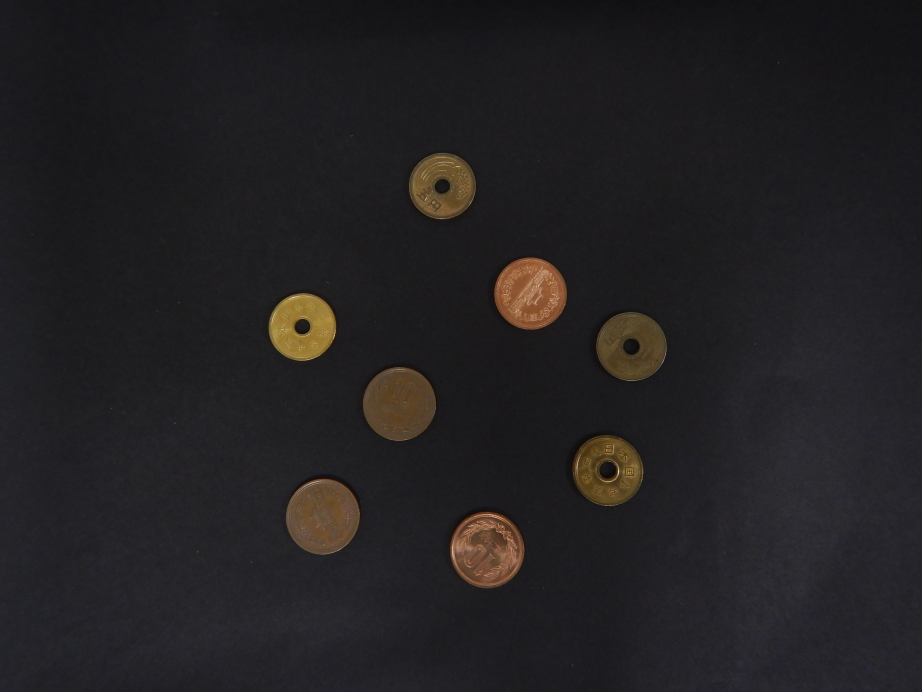
#> input picture Photos-001/kadai_02.JPG, 4608 x 3456 px, given in place of 5_5.jpg, which was not available (shown at 1/5 size)
$ python ex1_3.py
#> lines starting #> are read from the running program, lines starting #| are printed output that depends on the picture; after the words box and inside, x2 and y2 are one past the last pixel; in counts of white or black regions, pixels touching at a corner belong together; pictures that were not available may be replaced by others from this repository, and a replacement may not be noted
### python/ex1.py
#cd C:\Users\toneg\coin\opencv
#python ex1.py
import cv2
import math
import numpy as np
# [34 lines left out: function main, not called in this run]

def save(img,filename):
    cv2.imwrite(f'{filename}.jpg', img)#保存

def resise1(img):
    i = 2
    x=400*i
    y=300*i
    img=cv2.resize(img,(x,y))
    return img

def maxdevisor(a,b):
    divisor = math.gcd(a,b)
    print(f'{a}と{b}の最大公約数 = {divisor}')

def imgshow(img,a):
    img = resise1(img)
    cv2.imshow(f'{a}',img)#winname,mat


# [2 lines that do not run on import are left out]

### python/ex1_3.py
import cv2
import ex1

# 8ビット1チャンネルのグレースケールとして画像を読み込む
img = cv2.imread("kadai_1/5_5.jpg", cv2.IMREAD_GRAYSCALE)
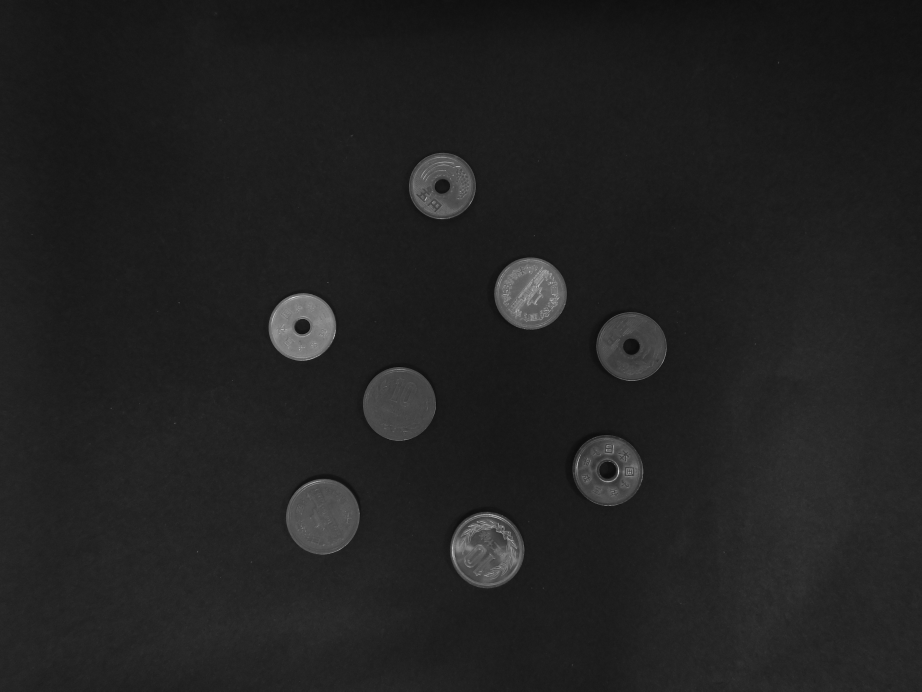
#> img: shape (3456, 4608) (shown at 1/5 size); min 6, max 249, mean 33.4

contours, hierarchy = cv2.findContours(img, cv2.RETR_TREE, cv2.CHAIN_APPROX_SIMPLE )
#> contours = [[[0, 0], [0, 3455], [4607, 3455], [4607, 0]]]

# 画像表示用に入力画像をカラーデータに変換する
img_disp = cv2.cvtColor(img, cv2.COLOR_GRAY2BGR)

# 全ての輪郭を描画
cv2.drawContours(img_disp, contours, -1, (0, 0, 255), 2)

# 輪郭の点の描画
for contour in contours:
    for point in contour:
        cv2.circle(img_disp, point[0], 3, (0, 255, 0), -1)
#> this loop made 1 pass
#> contour on pass 1: [[0, 0], [0, 3455], [4607, 3455], [4607, 0]]

ex1.save(img_disp,f'kadai_1/rinkaku')
ex1.imgshow(img_disp, "img")#表示
#> in resise1, `img=cv2.resize(img,(x,y))`:
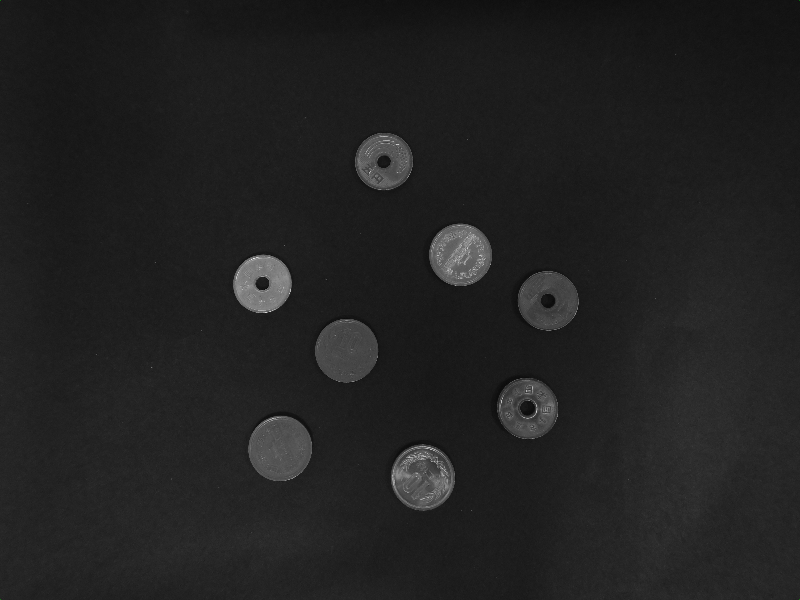
#> img: shape (600, 800, 3); mean of channels 0, 1, 2 33.3, 33.3, 33.3; drawn as B, G, R
# キー入力待ち(ここで画像が表示される)
cv2.waitKey()

$ run again, on Photos-001/kadai_03.JPG
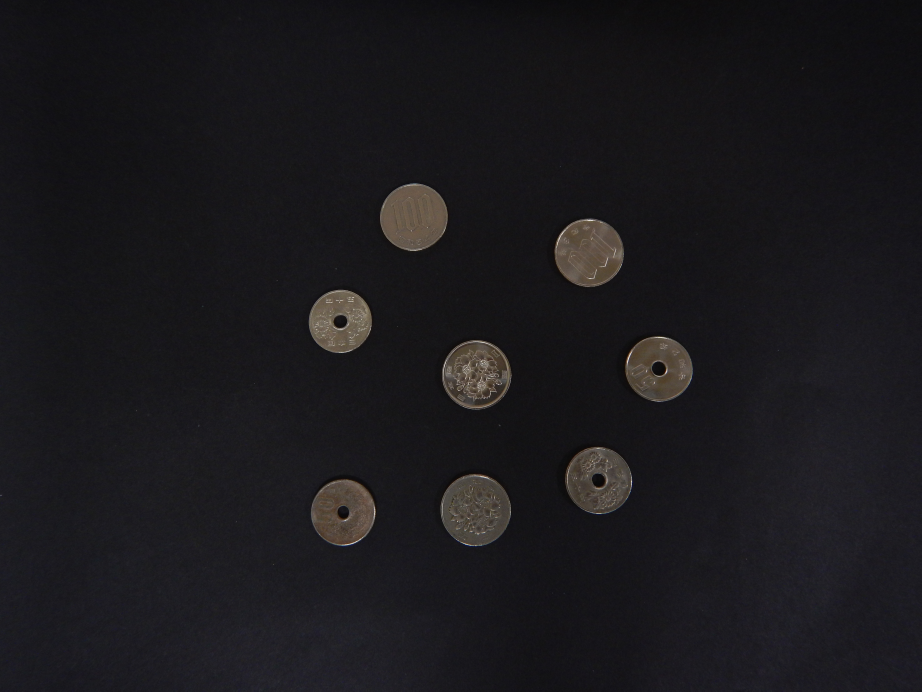
#> input picture Photos-001/kadai_03.JPG, 4608 x 3456 px, given in place of 5_5.jpg, which was not available (shown at 1/5 size)
#> contours = 6 contours, 5 with area under 20; largest, box (x1, y1, x2, y2) and area: (0, 0, 4608, 3456) 15917185
#> the loop `for contour in contours:` made 6 passes
#> contour on passes 1 to 6: [[0, 0], [0, 3455], [4607, 3455], [4607, 0]], [[2553, 2573], [2554, 2572], [2555, 2573], [2554, 2574]], [[2553, 2571], [2554, 2570], [2555, 2571], [2554, 2572]], [[3160, 2411], [3161, 2410], [3162, 2411], [3161, 2412]], [[2556, 1888], [2557, 1887], [2558, 1888], [2557, 1889]], [[3285, 1875], [3286, 1874], [3287, 1875], [3286, 1876]]
#> in resise1, `img=cv2.resize(img,(x,y))`:
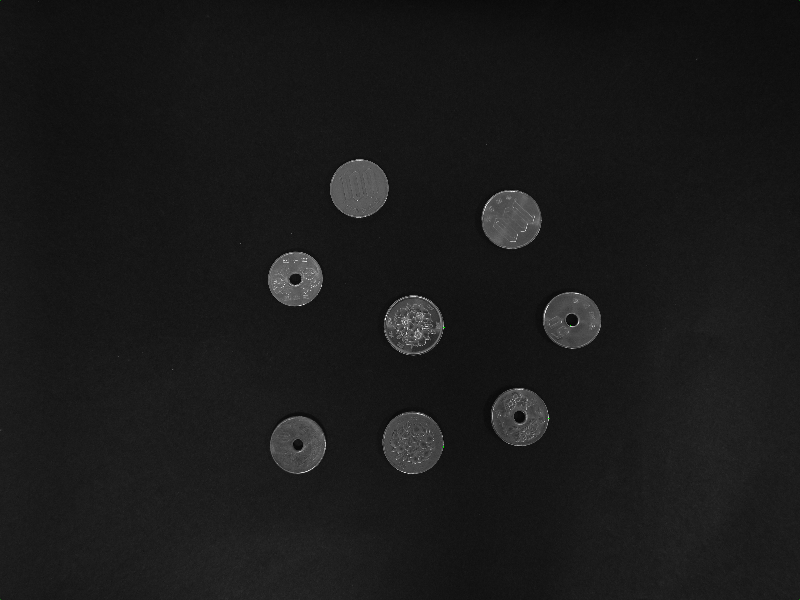
#> img: shape (600, 800, 3); mean of channels 0, 1, 2 26, 26, 26; drawn as B, G, R

$ run again, on Photos-001/kadai_04.JPG
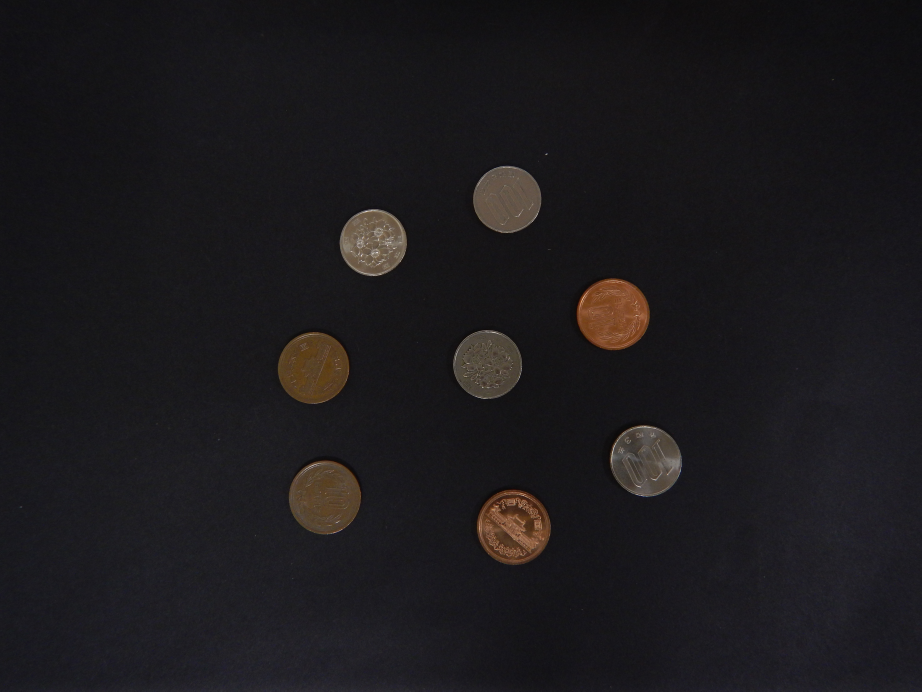
#> input picture Photos-001/kadai_04.JPG, 4608 x 3456 px, given in place of 5_5.jpg, which was not available (shown at 1/5 size)
#> `img = cv2.imread("kadai_1/5_5.jpg", cv2.IMREAD_GRAYSCALE)`:
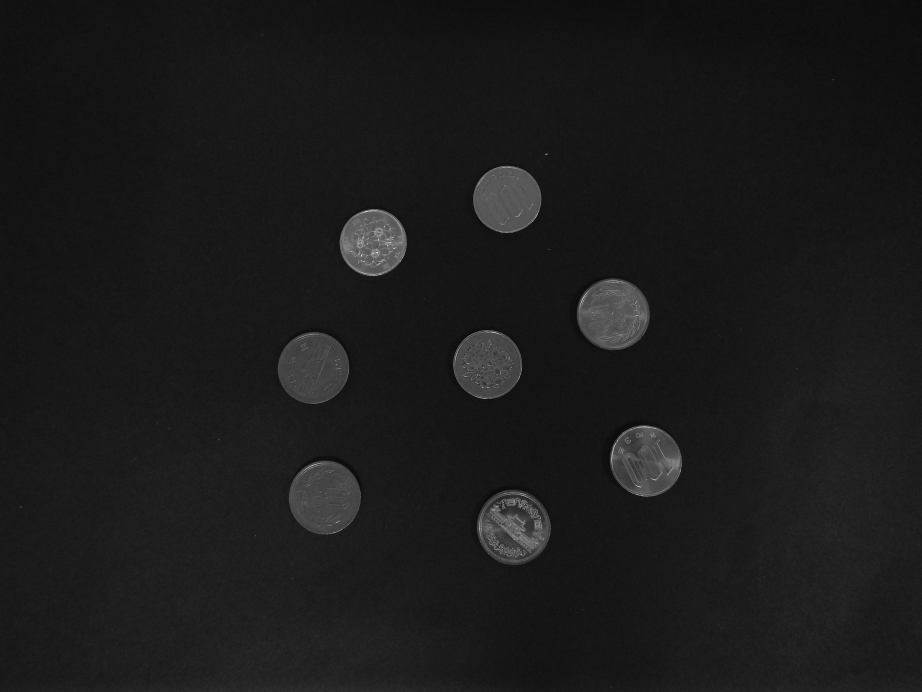
#> img: shape (3456, 4608) (shown at 1/5 size); min 0, max 255, mean 26.9
#> contours = 12 contours, 11 with area under 20; largest, box (x1, y1, x2, y2) and area: (0, 0, 4608, 3456) 15917185
#> the loop `for contour in contours:` made 12 passes
#> contour on passes 1, 2, 4, 5, 6, 7, 8: [[0, 0], [0, 3455], [4607, 3455], [4607, 0]], [[2378, 1985], [2379, 1984], [2380, 1985], [2379, 1986]], [[2599, 1883], [2600, 1882], [2601, 1883], [2600, 1884]], [[2609, 1844], [2610, 1843], [2611, 1844], [2610, 1845]], [[2325, 1689], [2326, 1688], [2327, 1689], [2326, 1690]], [[2378, 1659], [2379, 1658], [2380, 1659], [2379, 1660]], [[2394, 1654], [2395, 1653], [2396, 1654], [2395, 1655]]
#> in resise1, `img=cv2.resize(img,(x,y))`:
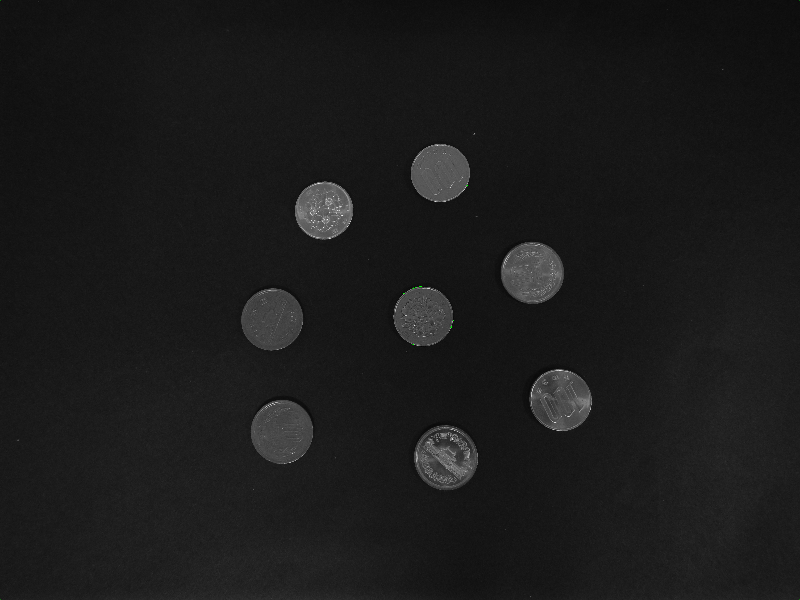
#> img: shape (600, 800, 3); mean of channels 0, 1, 2 26.8, 26.8, 26.8; drawn as B, G, R
